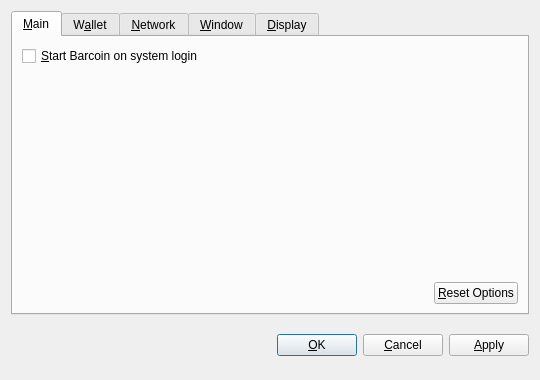
<?xml version="1.0" encoding="UTF-8"?>
<ui version="4.0">
 <class>OptionsDialog</class>
 <widget class="QDialog" name="OptionsDialog">
  <property name="geometry">
   <rect>
    <x>0</x>
    <y>0</y>
    <width>540</width>
    <height>380</height>
   </rect>
  </property>
  <property name="windowTitle">
   <string>Options</string>
  </property>
  <property name="modal">
   <bool>true</bool>
  </property>
  <layout class="QVBoxLayout" name="verticalLayout">
   <item>
    <widget class="QTabWidget" name="tabWidget">
     <property name="tabPosition">
      <enum>QTabWidget::North</enum>
     </property>
     <property name="currentIndex">
      <number>0</number>
     </property>
     <widget class="QWidget" name="tabMain">
      <attribute name="title">
       <string>&amp;Main</string>
      </attribute>
      <layout class="QVBoxLayout" name="verticalLayout_Main">
       <item>
        <widget class="QCheckBox" name="bitcoinAtStartup">
         <property name="toolTip">
          <string>Automatically start Barcoin after logging in to the system.</string>
         </property>
         <property name="text">
          <string>&amp;Start Barcoin on system login</string>
         </property>
        </widget>
       </item>
       <item>
        <spacer name="verticalSpacer_Main">
         <property name="orientation">
          <enum>Qt::Vertical</enum>
         </property>
         <property name="sizeHint" stdset="0">
          <size>
           <width>20</width>
           <height>40</height>
          </size>
         </property>
        </spacer>
       </item>
       <item>
        <layout class="QHBoxLayout" name="horizontalLayout_2_Main">
         <item>
          <spacer name="horizontalSpacer_2_Main">
           <property name="orientation">
            <enum>Qt::Horizontal</enum>
           </property>
           <property name="sizeHint" stdset="0">
            <size>
             <width>40</width>
             <height>20</height>
            </size>
           </property>
          </spacer>
         </item>
         <item>
          <widget class="QPushButton" name="resetButton">
           <property name="toolTip">
            <string>Reset all client options to default.</string>
           </property>
           <property name="text">
            <string>&amp;Reset Options</string>
           </property>
           <property name="autoDefault">
            <bool>false</bool>
           </property>
          </widget>
         </item>
        </layout>
       </item>
      </layout>
     </widget>
     <widget class="QWidget" name="tabWallet">
      <attribute name="title">
       <string>W&amp;allet</string>
      </attribute>
      <layout class="QVBoxLayout" name="verticalLayout_Network">
       <item>
        <widget class="QLabel" name="transactionFeeInfoLabel">
         <property name="text">
          <string>Optional transaction fee per kB that helps make sure your transactions are processed quickly. Most transactions are 1 kB.</string>
         </property>
         <property name="textFormat">
          <enum>Qt::PlainText</enum>
         </property>
         <property name="wordWrap">
          <bool>true</bool>
         </property>
        </widget>
       </item>
       <item>
        <layout class="QHBoxLayout" name="horizontalLayout_1_Main">
         <item>
          <widget class="QLabel" name="transactionFeeLabel">
           <property name="text">
            <string>Pay transaction &amp;fee</string>
           </property>
           <property name="textFormat">
            <enum>Qt::PlainText</enum>
           </property>
           <property name="buddy">
            <cstring>transactionFee</cstring>
           </property>
          </widget>
         </item>
         <item>
          <widget class="BitcoinAmountField" name="transactionFee"/>
         </item>
         <item>
          <spacer name="horizontalSpacer_1_Main">
           <property name="orientation">
            <enum>Qt::Horizontal</enum>
           </property>
           <property name="sizeHint" stdset="0">
            <size>
             <width>40</width>
             <height>20</height>
            </size>
           </property>
          </spacer>
         </item>
        </layout>
       </item>
       <item>
        <widget class="QLabel" name="label">
         <property name="text">
          <string>If you disable the spending of unconfirmed change, the change from a transaction cannot be used until that transaction has at least one confirmation. This also affects how your balance is computed.</string>
         </property>
         <property name="wordWrap">
          <bool>true</bool>
         </property>
        </widget>
       </item>
       <item>
        <widget class="QCheckBox" name="spendZeroConfChange">
         <property name="text">
          <string>Spend unconfirmed change  (experts only)</string>
         </property>
        </widget>
       </item>
       <item>
        <spacer name="verticalSpacer">
         <property name="orientation">
          <enum>Qt::Vertical</enum>
         </property>
         <property name="sizeHint" stdset="0">
          <size>
           <width>20</width>
           <height>40</height>
          </size>
         </property>
        </spacer>
       </item>
      </layout>
     </widget>
     <widget class="QWidget" name="tabNetwork">
      <attribute name="title">
       <string>&amp;Network</string>
      </attribute>
      <layout class="QVBoxLayout" name="verticalLayout_Network">
       <item>
        <widget class="QCheckBox" name="mapPortUpnp">
         <property name="toolTip">
          <string>Automatically open the Barcoin client port on the router. This only works when your router supports UPnP and it is enabled.</string>
         </property>
         <property name="text">
          <string>Map port using &amp;UPnP</string>
         </property>
        </widget>
       </item>
       <item>
        <widget class="QCheckBox" name="connectSocks">
         <property name="toolTip">
          <string>Connect to the Barcoin network through a SOCKS proxy (e.g. when connecting through Tor).</string>
         </property>
         <property name="text">
          <string>&amp;Connect through SOCKS proxy:</string>
         </property>
        </widget>
       </item>
       <item>
        <layout class="QHBoxLayout" name="horizontalLayout_Network">
         <item>
          <widget class="QLabel" name="proxyIpLabel">
           <property name="text">
            <string>Proxy &amp;IP:</string>
           </property>
           <property name="textFormat">
            <enum>Qt::PlainText</enum>
           </property>
           <property name="buddy">
            <cstring>proxyIp</cstring>
           </property>
          </widget>
         </item>
         <item>
          <widget class="QValidatedLineEdit" name="proxyIp">
           <property name="maximumSize">
            <size>
             <width>140</width>
             <height>16777215</height>
            </size>
           </property>
           <property name="toolTip">
            <string>IP address of the proxy (e.g. 127.0.0.1)</string>
           </property>
          </widget>
         </item>
         <item>
          <widget class="QLabel" name="proxyPortLabel">
           <property name="text">
            <string>&amp;Port:</string>
           </property>
           <property name="textFormat">
            <enum>Qt::PlainText</enum>
           </property>
           <property name="buddy">
            <cstring>proxyPort</cstring>
           </property>
          </widget>
         </item>
         <item>
          <widget class="QLineEdit" name="proxyPort">
           <property name="maximumSize">
            <size>
             <width>55</width>
             <height>16777215</height>
            </size>
           </property>
           <property name="toolTip">
            <string>Port of the proxy (e.g. 9050)</string>
           </property>
          </widget>
         </item>
         <item>
          <widget class="QLabel" name="socksVersionLabel">
           <property name="text">
            <string>SOCKS &amp;Version:</string>
           </property>
           <property name="textFormat">
            <enum>Qt::PlainText</enum>
           </property>
           <property name="buddy">
            <cstring>socksVersion</cstring>
           </property>
          </widget>
         </item>
         <item>
          <widget class="QValueComboBox" name="socksVersion">
           <property name="toolTip">
            <string>SOCKS version of the proxy (e.g. 5)</string>
           </property>
          </widget>
         </item>
         <item>
          <spacer name="horizontalSpacer_Network">
           <property name="orientation">
            <enum>Qt::Horizontal</enum>
           </property>
           <property name="sizeHint" stdset="0">
            <size>
             <width>40</width>
             <height>20</height>
            </size>
           </property>
          </spacer>
         </item>
        </layout>
       </item>
       <item>
        <spacer name="verticalSpacer_Network">
         <property name="orientation">
          <enum>Qt::Vertical</enum>
         </property>
         <property name="sizeHint" stdset="0">
          <size>
           <width>20</width>
           <height>40</height>
          </size>
         </property>
        </spacer>
       </item>
      </layout>
     </widget>
     <widget class="QWidget" name="tabWindow">
      <attribute name="title">
       <string>&amp;Window</string>
      </attribute>
      <layout class="QVBoxLayout" name="verticalLayout_Window">
       <item>
        <widget class="QCheckBox" name="minimizeToTray">
         <property name="toolTip">
          <string>Show only a tray icon after minimizing the window.</string>
         </property>
         <property name="text">
          <string>&amp;Minimize to the tray instead of the taskbar</string>
         </property>
        </widget>
       </item>
       <item>
        <widget class="QCheckBox" name="minimizeOnClose">
         <property name="toolTip">
          <string>Minimize instead of exit the application when the window is closed. When this option is enabled, the application will be closed only after selecting Quit in the menu.</string>
         </property>
         <property name="text">
          <string>M&amp;inimize on close</string>
         </property>
        </widget>
       </item>
       <item>
        <spacer name="verticalSpacer_Window">
         <property name="orientation">
          <enum>Qt::Vertical</enum>
         </property>
         <property name="sizeHint" stdset="0">
          <size>
           <width>20</width>
           <height>40</height>
          </size>
         </property>
        </spacer>
       </item>
      </layout>
     </widget>
     <widget class="QWidget" name="tabDisplay">
      <attribute name="title">
       <string>&amp;Display</string>
      </attribute>
      <layout class="QVBoxLayout" name="verticalLayout_Display">
       <item>
        <layout class="QHBoxLayout" name="horizontalLayout_1_Display">
         <item>
          <widget class="QLabel" name="langLabel">
           <property name="text">
            <string>User Interface &amp;language:</string>
           </property>
           <property name="textFormat">
            <enum>Qt::PlainText</enum>
           </property>
           <property name="buddy">
            <cstring>lang</cstring>
           </property>
          </widget>
         </item>
         <item>
          <widget class="QValueComboBox" name="lang">
           <property name="toolTip">
            <string>The user interface language can be set here. This setting will take effect after restarting Barcoin.</string>
           </property>
          </widget>
         </item>
        </layout>
       </item>
       <item>
        <layout class="QHBoxLayout" name="horizontalLayout_2_Display">
         <item>
          <widget class="QLabel" name="unitLabel">
           <property name="text">
            <string>&amp;Unit to show amounts in:</string>
           </property>
           <property name="textFormat">
            <enum>Qt::PlainText</enum>
           </property>
           <property name="buddy">
            <cstring>unit</cstring>
           </property>
          </widget>
         </item>
         <item>
          <widget class="QValueComboBox" name="unit">
           <property name="toolTip">
            <string>Choose the default subdivision unit to show in the interface and when sending coins.</string>
           </property>
          </widget>
         </item>
        </layout>
       </item>
       <item>
        <widget class="QCheckBox" name="displayAddresses">
         <property name="toolTip">
          <string>Whether to show Barcoin addresses in the transaction list or not.</string>
         </property>
         <property name="text">
          <string>&amp;Display addresses in transaction list</string>
         </property>
        </widget>
       </item>
       <item>
        <widget class="QCheckBox" name="coinControlFeatures">
         <property name="toolTip">
          <string>Whether to show coin control features or not.</string>
         </property>
         <property name="text">
          <string>Display coin &amp;control features (experts only!)</string>
         </property>
        </widget>
       </item>
       <item>
        <spacer name="verticalSpacer_Display">
         <property name="orientation">
          <enum>Qt::Vertical</enum>
         </property>
         <property name="sizeHint" stdset="0">
          <size>
           <width>20</width>
           <height>40</height>
          </size>
         </property>
        </spacer>
       </item>
      </layout>
     </widget>
    </widget>
   </item>
   <item>
    <layout class="QHBoxLayout" name="horizontalLayout_Buttons">
     <item>
      <spacer name="horizontalSpacer_1">
       <property name="orientation">
        <enum>Qt::Horizontal</enum>
       </property>
       <property name="sizeHint" stdset="0">
        <size>
         <width>40</width>
         <height>48</height>
        </size>
       </property>
      </spacer>
     </item>
     <item>
      <widget class="QLabel" name="statusLabel">
       <property name="font">
        <font>
         <weight>75</weight>
         <bold>true</bold>
        </font>
       </property>
       <property name="text">
        <string/>
       </property>
       <property name="textFormat">
        <enum>Qt::PlainText</enum>
       </property>
       <property name="wordWrap">
        <bool>true</bool>
       </property>
      </widget>
     </item>
     <item>
      <spacer name="horizontalSpacer_2">
       <property name="orientation">
        <enum>Qt::Horizontal</enum>
       </property>
       <property name="sizeHint" stdset="0">
        <size>
         <width>40</width>
         <height>48</height>
        </size>
       </property>
      </spacer>
     </item>
     <item>
      <widget class="QPushButton" name="okButton">
       <property name="text">
        <string>&amp;OK</string>
       </property>
      </widget>
     </item>
     <item>
      <widget class="QPushButton" name="cancelButton">
       <property name="text">
        <string>&amp;Cancel</string>
       </property>
       <property name="autoDefault">
        <bool>false</bool>
       </property>
      </widget>
     </item>
     <item>
      <widget class="QPushButton" name="applyButton">
       <property name="text">
        <string>&amp;Apply</string>
       </property>
       <property name="autoDefault">
        <bool>false</bool>
       </property>
      </widget>
     </item>
    </layout>
   </item>
  </layout>
 </widget>
 <customwidgets>
  <customwidget>
   <class>BitcoinAmountField</class>
   <extends>QSpinBox</extends>
   <header>bitcoinamountfield.h</header>
  </customwidget>
  <customwidget>
   <class>QValueComboBox</class>
   <extends>QComboBox</extends>
   <header>qvaluecombobox.h</header>
  </customwidget>
  <customwidget>
   <class>QValidatedLineEdit</class>
   <extends>QLineEdit</extends>
   <header>qvalidatedlineedit.h</header>
  </customwidget>
 </customwidgets>
 <resources/>
 <connections/>
</ui>
